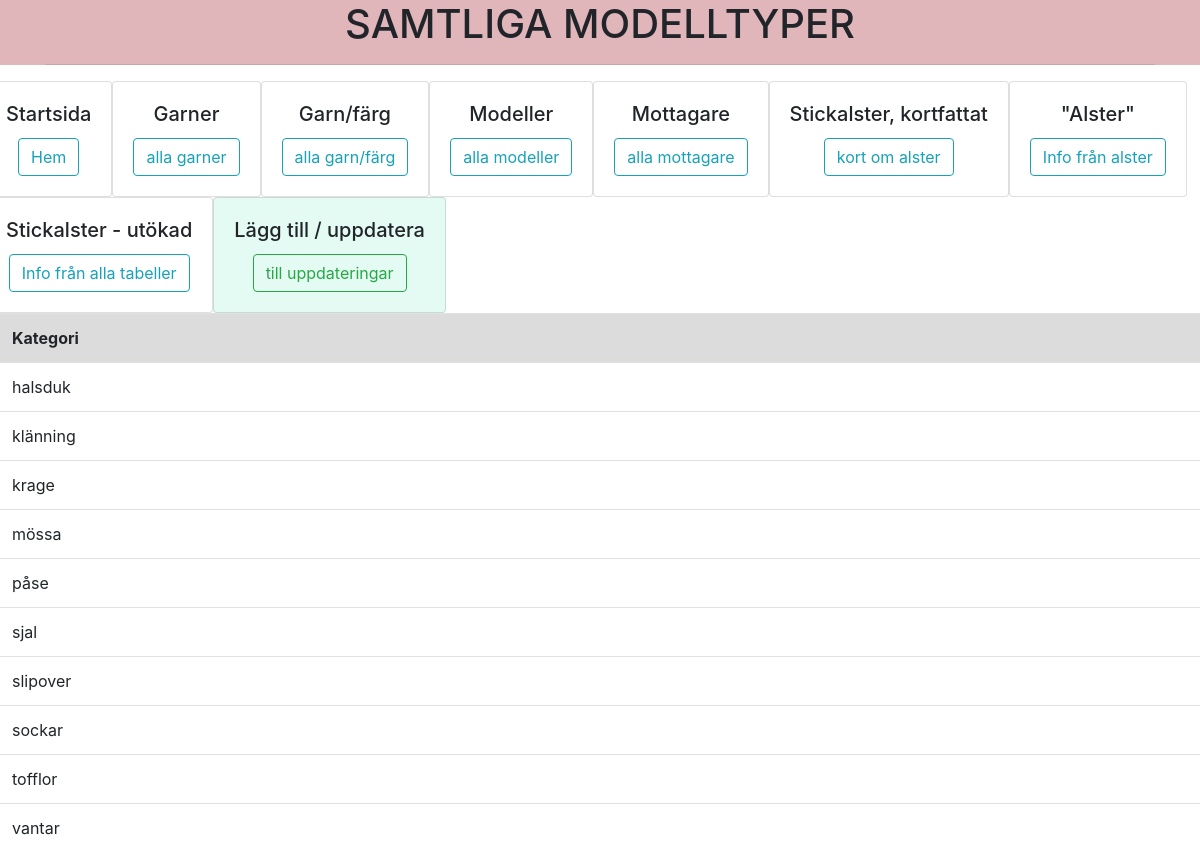
Screenshot of /kategoriView.php with the database file from the repository.
### tables this page shows
CREATE TABLE `kategori` (
  `namn` varchar(45) NOT NULL
);

### kategoriView.php (the view, shortened to what this page needs)
<?php
    include 'header.php';
?>
<header class="header text-center">
    <div class="container">
    <h1 class="text-uppercase mb-0"><?=PAGE_ITEM?></h1>
    <hr>
    </div>
</header>
<?php
    include 'navigation.php';
?>
<?php
$query =
"SELECT namn
FROM kategori";
$table = mysqli_query($connection,$query)
or die(mysqli_error($connection));
?>
<table class="table">
    <tr style="background-color:gainsboro">
    <th>Kategori</th>
    </tr>
    <?php while($row = $table->fetch_assoc()): ?>
        <tr>
        <td><?=$row['namn'] ?></td>
        </tr>
    <?php endwhile?>
</table>

### style.css (style rules this page uses)
header { background-color: rgba(201, 128, 137, 0.575) }

### rows the page displays
kategori: namn "halsduk"
kategori: namn "klänning"
kategori: namn "krage"
kategori: namn "mössa"
kategori: namn "påse"
kategori: namn "sjal"
kategori: namn "slipover"
kategori: namn "sockar"
kategori: namn "tofflor"
kategori: namn "vantar"

### other values shown
PAGE_ITEM "SAMTLIGA MODELLTYPER"
